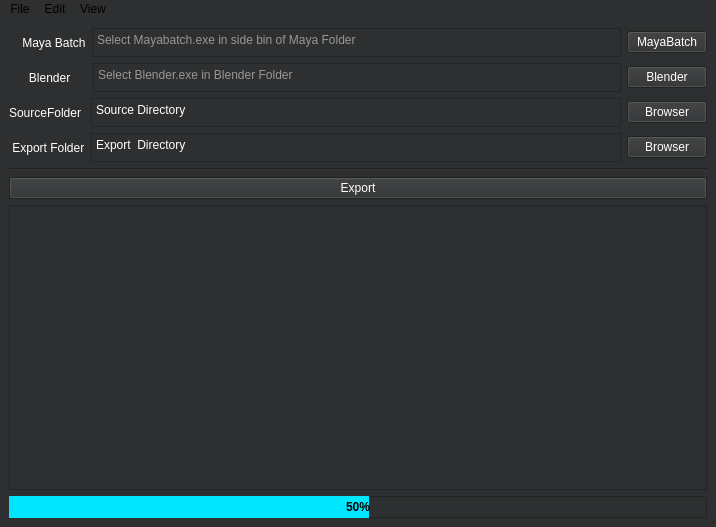
<?xml version="1.0" encoding="UTF-8"?>
<ui version="4.0">
 <class>MainWindow</class>
 <widget class="QMainWindow" name="MainWindow">
  <property name="geometry">
   <rect>
    <x>0</x>
    <y>0</y>
    <width>716</width>
    <height>527</height>
   </rect>
  </property>
  <property name="sizePolicy">
   <sizepolicy hsizetype="Preferred" vsizetype="MinimumExpanding">
    <horstretch>10</horstretch>
    <verstretch>10</verstretch>
   </sizepolicy>
  </property>
  <property name="minimumSize">
   <size>
    <width>716</width>
    <height>481</height>
   </size>
  </property>
  <property name="windowTitle">
   <string>LeeMassFbx Tools</string>
  </property>
  <property name="styleSheet">
   <string notr="true">background-color: rgb(46, 47, 48);</string>
  </property>
  <widget class="QWidget" name="MainVLayout">
   <property name="sizePolicy">
    <sizepolicy hsizetype="MinimumExpanding" vsizetype="MinimumExpanding">
     <horstretch>0</horstretch>
     <verstretch>0</verstretch>
    </sizepolicy>
   </property>
   <layout class="QVBoxLayout" name="verticalLayout_5">
    <item>
     <layout class="QVBoxLayout" name="LinkPaths">
      <item>
       <layout class="QHBoxLayout" name="MayDirLayout">
        <item>
         <widget class="QLabel" name="SourceLabel_2">
          <property name="styleSheet">
           <string notr="true">color:rgb(255, 255, 255);</string>
          </property>
          <property name="text">
           <string>    Maya Batch</string>
          </property>
         </widget>
        </item>
        <item>
         <widget class="QTextEdit" name="MayaText">
          <property name="maximumSize">
           <size>
            <width>708</width>
            <height>29</height>
           </size>
          </property>
          <property name="styleSheet">
           <string notr="true">color:rgb(255, 255, 255);</string>
          </property>
          <property name="placeholderText">
           <string>Select Mayabatch.exe in side bin of Maya Folder</string>
          </property>
         </widget>
        </item>
        <item>
         <widget class="QPushButton" name="MayaFileBtn">
          <property name="styleSheet">
           <string notr="true">color:rgb(255, 255, 255);</string>
          </property>
          <property name="text">
           <string>MayaBatch</string>
          </property>
         </widget>
        </item>
       </layout>
      </item>
      <item>
       <layout class="QHBoxLayout" name="BlenderDirLayout">
        <item>
         <widget class="QLabel" name="SourceLabel_3">
          <property name="styleSheet">
           <string notr="true">color:rgb(255, 255, 255);</string>
          </property>
          <property name="text">
           <string>      Blender     </string>
          </property>
         </widget>
        </item>
        <item>
         <widget class="QTextEdit" name="BlenderText">
          <property name="maximumSize">
           <size>
            <width>708</width>
            <height>29</height>
           </size>
          </property>
          <property name="styleSheet">
           <string notr="true">color:rgb(255, 255, 255);</string>
          </property>
          <property name="placeholderText">
           <string>Select Blender.exe in Blender Folder</string>
          </property>
         </widget>
        </item>
        <item>
         <widget class="QPushButton" name="BlenderFileBtn">
          <property name="styleSheet">
           <string notr="true">color:rgb(255, 255, 255);</string>
          </property>
          <property name="text">
           <string>Blender</string>
          </property>
         </widget>
        </item>
       </layout>
      </item>
      <item>
       <layout class="QHBoxLayout" name="SourceLayout">
        <item>
         <widget class="QLabel" name="SourceLabel">
          <property name="styleSheet">
           <string notr="true">color:rgb(255, 255, 255);</string>
          </property>
          <property name="text">
           <string>SourceFolder </string>
          </property>
         </widget>
        </item>
        <item>
         <widget class="QTextEdit" name="SourceFolderText">
          <property name="maximumSize">
           <size>
            <width>708</width>
            <height>29</height>
           </size>
          </property>
          <property name="styleSheet">
           <string notr="true">color:rgb(255, 255, 255);</string>
          </property>
          <property name="html">
           <string>&lt;!DOCTYPE HTML PUBLIC &quot;-//W3C//DTD HTML 4.0//EN&quot; &quot;http://www.w3.org/TR/REC-html40/strict.dtd&quot;&gt;
&lt;html&gt;&lt;head&gt;&lt;meta name=&quot;qrichtext&quot; content=&quot;1&quot; /&gt;&lt;meta charset=&quot;utf-8&quot; /&gt;&lt;style type=&quot;text/css&quot;&gt;
p, li { white-space: pre-wrap; }
hr { height: 1px; border-width: 0; }
li.unchecked::marker { content: &quot;\2610&quot;; }
li.checked::marker { content: &quot;\2612&quot;; }
&lt;/style&gt;&lt;/head&gt;&lt;body style=&quot; font-family:'Segoe UI'; font-size:9pt; font-weight:400; font-style:normal;&quot;&gt;
&lt;p style=&quot; margin-top:0px; margin-bottom:0px; margin-left:0px; margin-right:0px; -qt-block-indent:0; text-indent:0px;&quot;&gt;Source Directory&lt;/p&gt;&lt;/body&gt;&lt;/html&gt;</string>
          </property>
          <property name="placeholderText">
           <string>Source Directory</string>
          </property>
         </widget>
        </item>
        <item>
         <widget class="QPushButton" name="SourceBrowserBtn">
          <property name="styleSheet">
           <string notr="true">color:rgb(255, 255, 255);</string>
          </property>
          <property name="text">
           <string>Browser</string>
          </property>
         </widget>
        </item>
       </layout>
      </item>
      <item>
       <layout class="QHBoxLayout" name="ExportLayout">
        <item>
         <widget class="QLabel" name="ExportFolderLabel">
          <property name="styleSheet">
           <string notr="true">color:rgb(255, 255, 255);</string>
          </property>
          <property name="text">
           <string> Export Folder</string>
          </property>
         </widget>
        </item>
        <item>
         <widget class="QTextEdit" name="ExportFolderText">
          <property name="maximumSize">
           <size>
            <width>708</width>
            <height>29</height>
           </size>
          </property>
          <property name="mouseTracking">
           <bool>true</bool>
          </property>
          <property name="tabletTracking">
           <bool>false</bool>
          </property>
          <property name="styleSheet">
           <string notr="true">color:rgb(255, 255, 255);</string>
          </property>
          <property name="frameShadow">
           <enum>QFrame::Shadow::Plain</enum>
          </property>
          <property name="html">
           <string>&lt;!DOCTYPE HTML PUBLIC &quot;-//W3C//DTD HTML 4.0//EN&quot; &quot;http://www.w3.org/TR/REC-html40/strict.dtd&quot;&gt;
&lt;html&gt;&lt;head&gt;&lt;meta name=&quot;qrichtext&quot; content=&quot;1&quot; /&gt;&lt;meta charset=&quot;utf-8&quot; /&gt;&lt;style type=&quot;text/css&quot;&gt;
p, li { white-space: pre-wrap; }
hr { height: 1px; border-width: 0; }
li.unchecked::marker { content: &quot;\2610&quot;; }
li.checked::marker { content: &quot;\2612&quot;; }
&lt;/style&gt;&lt;/head&gt;&lt;body style=&quot; font-family:'Segoe UI'; font-size:9pt; font-weight:400; font-style:normal;&quot;&gt;
&lt;p style=&quot; margin-top:0px; margin-bottom:0px; margin-left:0px; margin-right:0px; -qt-block-indent:0; text-indent:0px;&quot;&gt;Export  Directory&lt;/p&gt;&lt;/body&gt;&lt;/html&gt;</string>
          </property>
          <property name="acceptRichText">
           <bool>true</bool>
          </property>
          <property name="textInteractionFlags">
           <set>Qt::TextInteractionFlag::NoTextInteraction</set>
          </property>
          <property name="placeholderText">
           <string>Export  Directory</string>
          </property>
         </widget>
        </item>
        <item>
         <widget class="QPushButton" name="ExportBrowserBTn">
          <property name="styleSheet">
           <string notr="true">color:rgb(255, 255, 255);</string>
          </property>
          <property name="text">
           <string>Browser</string>
          </property>
         </widget>
        </item>
       </layout>
      </item>
     </layout>
    </item>
    <item>
     <widget class="Line" name="line">
      <property name="orientation">
       <enum>Qt::Orientation::Horizontal</enum>
      </property>
     </widget>
    </item>
    <item>
     <layout class="QHBoxLayout" name="horizontalLayout_3"/>
    </item>
    <item>
     <layout class="QVBoxLayout" name="verticalLayout_3">
      <item>
       <widget class="QPushButton" name="ExportExecute">
        <property name="styleSheet">
         <string notr="true">color:rgb(255, 255, 255);</string>
        </property>
        <property name="text">
         <string>Export</string>
        </property>
       </widget>
      </item>
      <item>
       <widget class="QTextEdit" name="LeeLog">
        <property name="enabled">
         <bool>true</bool>
        </property>
        <property name="mouseTracking">
         <bool>false</bool>
        </property>
        <property name="acceptDrops">
         <bool>false</bool>
        </property>
        <property name="styleSheet">
         <string notr="true">color:rgb(255, 255, 255);</string>
        </property>
        <property name="frameShadow">
         <enum>QFrame::Shadow::Raised</enum>
        </property>
        <property name="readOnly">
         <bool>true</bool>
        </property>
       </widget>
      </item>
      <item>
       <widget class="QProgressBar" name="progressBar">
        <property name="font">
         <font>
          <bold>true</bold>
         </font>
        </property>
        <property name="styleSheet">
         <string notr="true">QProgressBar::chunk {
     background-color: #00e6ff;
     width: 20px;
 }</string>
        </property>
        <property name="value">
         <number>50</number>
        </property>
        <property name="alignment">
         <set>Qt::AlignmentFlag::AlignCenter</set>
        </property>
        <property name="textVisible">
         <bool>true</bool>
        </property>
        <property name="orientation">
         <enum>Qt::Orientation::Horizontal</enum>
        </property>
        <property name="invertedAppearance">
         <bool>false</bool>
        </property>
        <property name="textDirection">
         <enum>QProgressBar::Direction::TopToBottom</enum>
        </property>
        <property name="format">
         <string>%p%</string>
        </property>
       </widget>
      </item>
     </layout>
    </item>
   </layout>
  </widget>
  <widget class="QMenuBar" name="menubar">
   <property name="geometry">
    <rect>
     <x>0</x>
     <y>0</y>
     <width>716</width>
     <height>21</height>
    </rect>
   </property>
   <property name="styleSheet">
    <string notr="true">QMenuBar::item { color: white; background-color:black; };</string>
   </property>
   <widget class="QMenu" name="menuFile">
    <property name="autoFillBackground">
     <bool>false</bool>
    </property>
    <property name="styleSheet">
     <string notr="true">QMenu::item{color: white;}</string>
    </property>
    <property name="title">
     <string>File</string>
    </property>
    <addaction name="separator"/>
    <addaction name="ShowExploder"/>
    <addaction name="separator"/>
    <addaction name="ShowExport"/>
    <addaction name="separator"/>
    <addaction name="ShowSource"/>
    <addaction name="separator"/>
    <addaction name="Quiter"/>
   </widget>
   <widget class="QMenu" name="menuEdit">
    <property name="styleSheet">
     <string notr="true">QMenu::item{color: white;}</string>
    </property>
    <property name="title">
     <string>Edit</string>
    </property>
   </widget>
   <widget class="QMenu" name="menuView">
    <property name="styleSheet">
     <string notr="true">QMenu::item{color: white;}</string>
    </property>
    <property name="title">
     <string>View</string>
    </property>
    <addaction name="ShowScripts"/>
    <addaction name="separator"/>
    <addaction name="ShowLogs"/>
   </widget>
   <addaction name="menuFile"/>
   <addaction name="menuEdit"/>
   <addaction name="menuView"/>
  </widget>
  <action name="ShowExploder">
   <property name="text">
    <string>Show LocalData</string>
   </property>
  </action>
  <action name="ShowExport">
   <property name="text">
    <string>Show Export Exploder</string>
   </property>
  </action>
  <action name="ShowSource">
   <property name="text">
    <string>Show Source Exploder</string>
   </property>
  </action>
  <action name="Quiter">
   <property name="text">
    <string>Quit</string>
   </property>
  </action>
  <action name="ShowScripts">
   <property name="text">
    <string>Show Scripts</string>
   </property>
  </action>
  <action name="ShowLogs">
   <property name="text">
    <string>Show Logs</string>
   </property>
  </action>
 </widget>
 <resources/>
 <connections/>
</ui>
